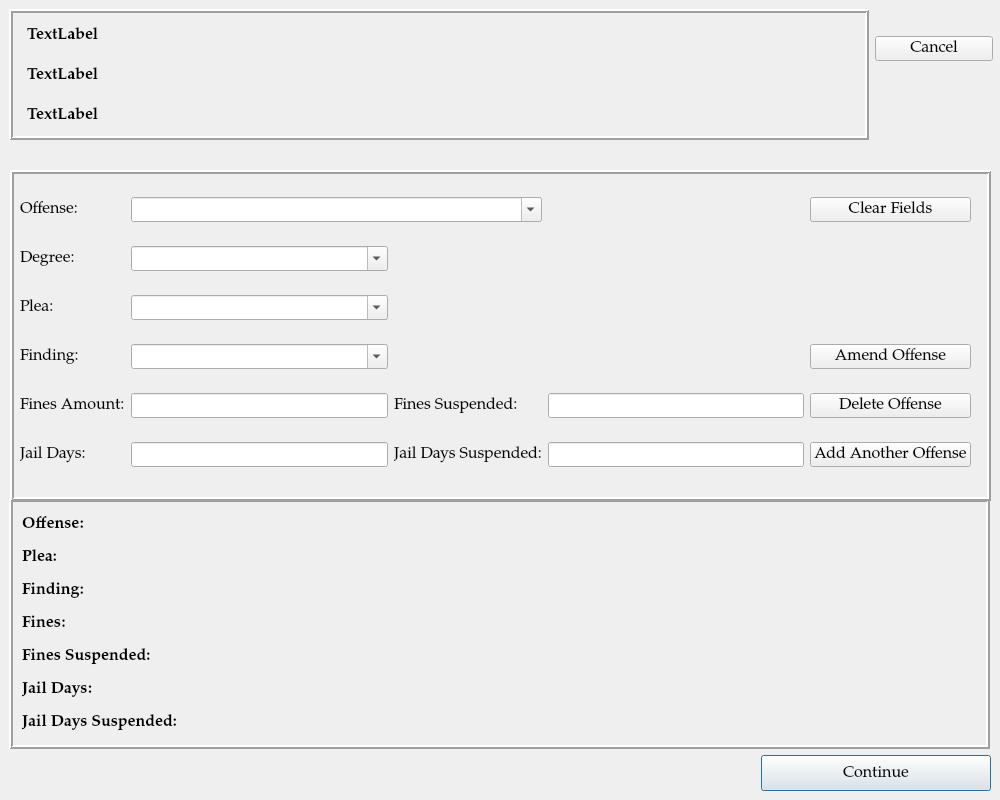
<?xml version="1.0" encoding="UTF-8"?>
<ui version="4.0">
 <class>SentencingDialog</class>
 <widget class="QDialog" name="SentencingDialog">
  <property name="geometry">
   <rect>
    <x>0</x>
    <y>0</y>
    <width>1000</width>
    <height>800</height>
   </rect>
  </property>
  <property name="sizePolicy">
   <sizepolicy hsizetype="Preferred" vsizetype="Preferred">
    <horstretch>0</horstretch>
    <verstretch>0</verstretch>
   </sizepolicy>
  </property>
  <property name="minimumSize">
   <size>
    <width>1000</width>
    <height>800</height>
   </size>
  </property>
  <property name="font">
   <font>
    <family>Palatino Linotype</family>
    <pointsize>12</pointsize>
   </font>
  </property>
  <property name="windowTitle">
   <string>Sentencing</string>
  </property>
  <widget class="QFrame" name="case_information_frame">
   <property name="geometry">
    <rect>
     <x>9</x>
     <y>9</y>
     <width>860</width>
     <height>131</height>
    </rect>
   </property>
   <property name="sizePolicy">
    <sizepolicy hsizetype="Preferred" vsizetype="Preferred">
     <horstretch>0</horstretch>
     <verstretch>0</verstretch>
    </sizepolicy>
   </property>
   <property name="maximumSize">
    <size>
     <width>1000</width>
     <height>800</height>
    </size>
   </property>
   <property name="cursor">
    <cursorShape>ArrowCursor</cursorShape>
   </property>
   <property name="frameShape">
    <enum>QFrame::Box</enum>
   </property>
   <property name="frameShadow">
    <enum>QFrame::Raised</enum>
   </property>
   <property name="lineWidth">
    <number>2</number>
   </property>
   <widget class="QLabel" name="defendant_name_label">
    <property name="geometry">
     <rect>
      <x>18</x>
      <y>53</y>
      <width>831</width>
      <height>27</height>
     </rect>
    </property>
    <property name="font">
     <font>
      <pointsize>12</pointsize>
      <weight>75</weight>
      <bold>true</bold>
     </font>
    </property>
    <property name="text">
     <string>TextLabel</string>
    </property>
   </widget>
   <widget class="QLabel" name="case_number_label">
    <property name="geometry">
     <rect>
      <x>18</x>
      <y>13</y>
      <width>831</width>
      <height>27</height>
     </rect>
    </property>
    <property name="font">
     <font>
      <pointsize>12</pointsize>
      <weight>75</weight>
      <bold>true</bold>
     </font>
    </property>
    <property name="text">
     <string>TextLabel</string>
    </property>
   </widget>
   <widget class="QLabel" name="defendant_attorney_name_label">
    <property name="geometry">
     <rect>
      <x>18</x>
      <y>93</y>
      <width>821</width>
      <height>27</height>
     </rect>
    </property>
    <property name="font">
     <font>
      <pointsize>12</pointsize>
      <weight>75</weight>
      <bold>true</bold>
     </font>
    </property>
    <property name="text">
     <string>TextLabel</string>
    </property>
   </widget>
  </widget>
  <widget class="QFrame" name="frame">
   <property name="geometry">
    <rect>
     <x>9</x>
     <y>498</y>
     <width>981</width>
     <height>251</height>
    </rect>
   </property>
   <property name="sizePolicy">
    <sizepolicy hsizetype="Preferred" vsizetype="Preferred">
     <horstretch>0</horstretch>
     <verstretch>0</verstretch>
    </sizepolicy>
   </property>
   <property name="minimumSize">
    <size>
     <width>0</width>
     <height>0</height>
    </size>
   </property>
   <property name="autoFillBackground">
    <bool>false</bool>
   </property>
   <property name="frameShape">
    <enum>QFrame::Box</enum>
   </property>
   <property name="frameShadow">
    <enum>QFrame::Raised</enum>
   </property>
   <property name="lineWidth">
    <number>2</number>
   </property>
   <layout class="QGridLayout" name="gridLayout_3">
    <item row="0" column="0">
     <widget class="QLabel" name="offense_label_1">
      <property name="font">
       <font>
        <weight>75</weight>
        <bold>true</bold>
       </font>
      </property>
      <property name="text">
       <string>Offense:</string>
      </property>
      <property name="wordWrap">
       <bool>true</bool>
      </property>
     </widget>
    </item>
    <item row="0" column="1" colspan="3">
     <widget class="QLabel" name="offense_1">
      <property name="text">
       <string/>
      </property>
      <property name="wordWrap">
       <bool>true</bool>
      </property>
     </widget>
    </item>
    <item row="1" column="0">
     <widget class="QLabel" name="plea_label_1">
      <property name="font">
       <font>
        <weight>75</weight>
        <bold>true</bold>
       </font>
      </property>
      <property name="text">
       <string>Plea:</string>
      </property>
     </widget>
    </item>
    <item row="1" column="1">
     <widget class="QLabel" name="plea_1">
      <property name="text">
       <string/>
      </property>
     </widget>
    </item>
    <item row="1" column="2">
     <widget class="QLabel" name="plea_2">
      <property name="text">
       <string/>
      </property>
     </widget>
    </item>
    <item row="1" column="3">
     <widget class="QLabel" name="plea_3">
      <property name="text">
       <string/>
      </property>
     </widget>
    </item>
    <item row="2" column="0">
     <widget class="QLabel" name="finding_label_1">
      <property name="font">
       <font>
        <weight>75</weight>
        <bold>true</bold>
       </font>
      </property>
      <property name="text">
       <string>Finding:</string>
      </property>
     </widget>
    </item>
    <item row="2" column="1">
     <widget class="QLabel" name="finding_1">
      <property name="text">
       <string/>
      </property>
     </widget>
    </item>
    <item row="2" column="2">
     <widget class="QLabel" name="finding_2">
      <property name="text">
       <string/>
      </property>
     </widget>
    </item>
    <item row="2" column="3">
     <widget class="QLabel" name="finding_3">
      <property name="text">
       <string/>
      </property>
     </widget>
    </item>
    <item row="3" column="0">
     <widget class="QLabel" name="label_9">
      <property name="font">
       <font>
        <weight>75</weight>
        <bold>true</bold>
       </font>
      </property>
      <property name="text">
       <string>Fines:</string>
      </property>
     </widget>
    </item>
    <item row="3" column="1">
     <widget class="QLabel" name="fines_1">
      <property name="text">
       <string/>
      </property>
     </widget>
    </item>
    <item row="3" column="2">
     <widget class="QLabel" name="fines_2">
      <property name="text">
       <string/>
      </property>
     </widget>
    </item>
    <item row="3" column="3">
     <widget class="QLabel" name="fines_3">
      <property name="text">
       <string/>
      </property>
     </widget>
    </item>
    <item row="4" column="0">
     <widget class="QLabel" name="label_10">
      <property name="font">
       <font>
        <weight>75</weight>
        <bold>true</bold>
       </font>
      </property>
      <property name="text">
       <string>Fines Suspended:</string>
      </property>
     </widget>
    </item>
    <item row="4" column="1">
     <widget class="QLabel" name="fines_suspended_1">
      <property name="text">
       <string/>
      </property>
     </widget>
    </item>
    <item row="4" column="2">
     <widget class="QLabel" name="fines_suspended_2">
      <property name="text">
       <string/>
      </property>
     </widget>
    </item>
    <item row="4" column="3">
     <widget class="QLabel" name="fines_suspended_3">
      <property name="text">
       <string/>
      </property>
     </widget>
    </item>
    <item row="5" column="0">
     <widget class="QLabel" name="label_11">
      <property name="font">
       <font>
        <weight>75</weight>
        <bold>true</bold>
       </font>
      </property>
      <property name="text">
       <string>Jail Days:</string>
      </property>
     </widget>
    </item>
    <item row="5" column="1">
     <widget class="QLabel" name="jail_days_1">
      <property name="text">
       <string/>
      </property>
     </widget>
    </item>
    <item row="5" column="2">
     <widget class="QLabel" name="jail_days_2">
      <property name="text">
       <string/>
      </property>
     </widget>
    </item>
    <item row="5" column="3">
     <widget class="QLabel" name="jail_days_3">
      <property name="text">
       <string/>
      </property>
     </widget>
    </item>
    <item row="6" column="0">
     <widget class="QLabel" name="label_12">
      <property name="font">
       <font>
        <weight>75</weight>
        <bold>true</bold>
       </font>
      </property>
      <property name="text">
       <string>Jail Days Suspended:</string>
      </property>
     </widget>
    </item>
    <item row="6" column="1">
     <widget class="QLabel" name="jail_days_suspended_1">
      <property name="text">
       <string/>
      </property>
     </widget>
    </item>
    <item row="6" column="2">
     <widget class="QLabel" name="jail_days_suspended_2">
      <property name="text">
       <string/>
      </property>
     </widget>
    </item>
    <item row="6" column="3">
     <widget class="QLabel" name="jail_days_suspended_3">
      <property name="text">
       <string/>
      </property>
     </widget>
    </item>
   </layout>
   <widget class="QLabel" name="offense_2">
    <property name="geometry">
     <rect>
      <x>231</x>
      <y>13</y>
      <width>141</width>
      <height>27</height>
     </rect>
    </property>
    <property name="text">
     <string/>
    </property>
    <property name="wordWrap">
     <bool>true</bool>
    </property>
   </widget>
   <widget class="QLabel" name="offense_3">
    <property name="geometry">
     <rect>
      <x>248</x>
      <y>13</y>
      <width>16</width>
      <height>27</height>
     </rect>
    </property>
    <property name="text">
     <string/>
    </property>
    <property name="wordWrap">
     <bool>true</bool>
    </property>
   </widget>
  </widget>
  <widget class="QPushButton" name="continueButton">
   <property name="geometry">
    <rect>
     <x>761</x>
     <y>755</y>
     <width>230</width>
     <height>36</height>
    </rect>
   </property>
   <property name="text">
    <string>Continue</string>
   </property>
  </widget>
  <widget class="QFrame" name="frame_2">
   <property name="geometry">
    <rect>
     <x>10</x>
     <y>170</y>
     <width>981</width>
     <height>331</height>
    </rect>
   </property>
   <property name="frameShape">
    <enum>QFrame::Box</enum>
   </property>
   <property name="frameShadow">
    <enum>QFrame::Raised</enum>
   </property>
   <property name="lineWidth">
    <number>2</number>
   </property>
   <property name="midLineWidth">
    <number>0</number>
   </property>
   <widget class="QWidget" name="layoutWidget">
    <property name="geometry">
     <rect>
      <x>10</x>
      <y>9</y>
      <width>951</width>
      <height>311</height>
     </rect>
    </property>
    <layout class="QGridLayout" name="gridLayout">
     <item row="1" column="0">
      <widget class="QLabel" name="label_2">
       <property name="text">
        <string>Degree:</string>
       </property>
      </widget>
     </item>
     <item row="5" column="3">
      <widget class="QLineEdit" name="jail_days_suspended"/>
     </item>
     <item row="4" column="2">
      <widget class="QLabel" name="label_6">
       <property name="text">
        <string>Fines Suspended:</string>
       </property>
      </widget>
     </item>
     <item row="5" column="0">
      <widget class="QLabel" name="label_7">
       <property name="text">
        <string>Jail Days:</string>
       </property>
      </widget>
     </item>
     <item row="1" column="1">
      <widget class="QComboBox" name="degree_choice_box">
       <property name="editable">
        <bool>true</bool>
       </property>
       <item>
        <property name="text">
         <string/>
        </property>
       </item>
       <item>
        <property name="text">
         <string>M1</string>
        </property>
       </item>
       <item>
        <property name="text">
         <string>M2</string>
        </property>
       </item>
       <item>
        <property name="text">
         <string>M3</string>
        </property>
       </item>
       <item>
        <property name="text">
         <string>M4</string>
        </property>
       </item>
       <item>
        <property name="text">
         <string>MM</string>
        </property>
       </item>
       <item>
        <property name="text">
         <string>UCM</string>
        </property>
       </item>
      </widget>
     </item>
     <item row="3" column="1">
      <widget class="QComboBox" name="finding_choice_box">
       <property name="editable">
        <bool>true</bool>
       </property>
       <item>
        <property name="text">
         <string/>
        </property>
       </item>
       <item>
        <property name="text">
         <string>Guilty</string>
        </property>
       </item>
       <item>
        <property name="text">
         <string>Not Guilty</string>
        </property>
       </item>
       <item>
        <property name="text">
         <string>Dismissed</string>
        </property>
       </item>
       <item>
        <property name="text">
         <string>Dismissed with conditions</string>
        </property>
       </item>
      </widget>
     </item>
     <item row="5" column="1">
      <widget class="QLineEdit" name="jail_days"/>
     </item>
     <item row="4" column="3">
      <widget class="QLineEdit" name="fines_suspended"/>
     </item>
     <item row="4" column="0">
      <widget class="QLabel" name="label_5">
       <property name="text">
        <string>Fines Amount:</string>
       </property>
      </widget>
     </item>
     <item row="3" column="0">
      <widget class="QLabel" name="label_4">
       <property name="text">
        <string>Finding:</string>
       </property>
      </widget>
     </item>
     <item row="2" column="0">
      <widget class="QLabel" name="label_3">
       <property name="text">
        <string>Plea:</string>
       </property>
      </widget>
     </item>
     <item row="5" column="2">
      <widget class="QLabel" name="label_8">
       <property name="text">
        <string>Jail Days Suspended:</string>
       </property>
      </widget>
     </item>
     <item row="0" column="1" colspan="2">
      <widget class="QComboBox" name="offense_choice_box">
       <property name="editable">
        <bool>true</bool>
       </property>
       <item>
        <property name="text">
         <string/>
        </property>
       </item>
       <item>
        <property name="text">
         <string>OVI - R.C. 4511.19(A)(1)(a)</string>
        </property>
       </item>
       <item>
        <property name="text">
         <string>OVI - R.C. 4511.19(A)(1)(b)</string>
        </property>
       </item>
       <item>
        <property name="text">
         <string>Failure to Control - R.C. 4511.202</string>
        </property>
       </item>
      </widget>
     </item>
     <item row="4" column="1">
      <widget class="QLineEdit" name="fines_amount"/>
     </item>
     <item row="0" column="0">
      <widget class="QLabel" name="label">
       <property name="text">
        <string>Offense:</string>
       </property>
      </widget>
     </item>
     <item row="2" column="1">
      <widget class="QComboBox" name="plea_choice_box">
       <property name="editable">
        <bool>true</bool>
       </property>
       <item>
        <property name="text">
         <string/>
        </property>
       </item>
       <item>
        <property name="text">
         <string>Not Guilty</string>
        </property>
       </item>
       <item>
        <property name="text">
         <string>No Contest</string>
        </property>
       </item>
       <item>
        <property name="text">
         <string>Guilty</string>
        </property>
       </item>
       <item>
        <property name="text">
         <string>No Plea - Dismissed</string>
        </property>
       </item>
      </widget>
     </item>
     <item row="0" column="4">
      <widget class="QPushButton" name="pushButton_2">
       <property name="text">
        <string>Clear Fields</string>
       </property>
      </widget>
     </item>
     <item row="5" column="4">
      <widget class="QPushButton" name="addOffenseButton">
       <property name="text">
        <string>Add Another Offense</string>
       </property>
      </widget>
     </item>
     <item row="4" column="4">
      <widget class="QPushButton" name="deleteOffenseButton">
       <property name="text">
        <string>Delete Offense</string>
       </property>
      </widget>
     </item>
     <item row="3" column="4">
      <widget class="QPushButton" name="amendOffenseButton">
       <property name="text">
        <string>Amend Offense</string>
       </property>
      </widget>
     </item>
    </layout>
   </widget>
  </widget>
  <widget class="QWidget" name="layoutWidget">
   <property name="geometry">
    <rect>
     <x>875</x>
     <y>9</y>
     <width>118</width>
     <height>80</height>
    </rect>
   </property>
   <layout class="QGridLayout" name="gridLayout_2">
    <item row="1" column="0">
     <widget class="QPushButton" name="pushButton_3">
      <property name="text">
       <string>Cancel</string>
      </property>
     </widget>
    </item>
   </layout>
  </widget>
 </widget>
 <tabstops>
  <tabstop>offense_choice_box</tabstop>
  <tabstop>degree_choice_box</tabstop>
  <tabstop>plea_choice_box</tabstop>
  <tabstop>finding_choice_box</tabstop>
  <tabstop>fines_amount</tabstop>
  <tabstop>fines_suspended</tabstop>
  <tabstop>jail_days</tabstop>
  <tabstop>jail_days_suspended</tabstop>
  <tabstop>continueButton</tabstop>
 </tabstops>
 <resources/>
 <connections>
  <connection>
   <sender>continueButton</sender>
   <signal>clicked()</signal>
   <receiver>SentencingDialog</receiver>
   <slot>proceed_to_ability_to_pay()</slot>
   <hints>
    <hint type="sourcelabel">
     <x>409</x>
     <y>526</y>
    </hint>
    <hint type="destinationlabel">
     <x>499</x>
     <y>444</y>
    </hint>
   </hints>
  </connection>
  <connection>
   <sender>continueButton</sender>
   <signal>released()</signal>
   <receiver>SentencingDialog</receiver>
   <slot>close_window()</slot>
   <hints>
    <hint type="sourcelabel">
     <x>438</x>
     <y>534</y>
    </hint>
    <hint type="destinationlabel">
     <x>528</x>
     <y>476</y>
    </hint>
   </hints>
  </connection>
  <connection>
   <sender>addOffenseButton</sender>
   <signal>clicked()</signal>
   <receiver>SentencingDialog</receiver>
   <slot>add_offense()</slot>
   <hints>
    <hint type="sourcelabel">
     <x>969</x>
     <y>473</y>
    </hint>
    <hint type="destinationlabel">
     <x>901</x>
     <y>410</y>
    </hint>
   </hints>
  </connection>
  <connection>
   <sender>addOffenseButton</sender>
   <signal>clicked()</signal>
   <receiver>offense_choice_box</receiver>
   <slot>clearEditText()</slot>
   <hints>
    <hint type="sourcelabel">
     <x>901</x>
     <y>458</y>
    </hint>
    <hint type="destinationlabel">
     <x>597</x>
     <y>196</y>
    </hint>
   </hints>
  </connection>
  <connection>
   <sender>addOffenseButton</sender>
   <signal>clicked()</signal>
   <receiver>degree_choice_box</receiver>
   <slot>clearEditText()</slot>
   <hints>
    <hint type="sourcelabel">
     <x>799</x>
     <y>447</y>
    </hint>
    <hint type="destinationlabel">
     <x>397</x>
     <y>261</y>
    </hint>
   </hints>
  </connection>
  <connection>
   <sender>addOffenseButton</sender>
   <signal>clicked()</signal>
   <receiver>plea_choice_box</receiver>
   <slot>clearEditText()</slot>
   <hints>
    <hint type="sourcelabel">
     <x>827</x>
     <y>464</y>
    </hint>
    <hint type="destinationlabel">
     <x>408</x>
     <y>308</y>
    </hint>
   </hints>
  </connection>
  <connection>
   <sender>addOffenseButton</sender>
   <signal>clicked()</signal>
   <receiver>finding_choice_box</receiver>
   <slot>clearEditText()</slot>
   <hints>
    <hint type="sourcelabel">
     <x>779</x>
     <y>465</y>
    </hint>
    <hint type="destinationlabel">
     <x>411</x>
     <y>365</y>
    </hint>
   </hints>
  </connection>
  <connection>
   <sender>addOffenseButton</sender>
   <signal>clicked()</signal>
   <receiver>fines_amount</receiver>
   <slot>clear()</slot>
   <hints>
    <hint type="sourcelabel">
     <x>944</x>
     <y>461</y>
    </hint>
    <hint type="destinationlabel">
     <x>423</x>
     <y>404</y>
    </hint>
   </hints>
  </connection>
  <connection>
   <sender>addOffenseButton</sender>
   <signal>clicked()</signal>
   <receiver>fines_suspended</receiver>
   <slot>clear()</slot>
   <hints>
    <hint type="sourcelabel">
     <x>959</x>
     <y>457</y>
    </hint>
    <hint type="destinationlabel">
     <x>729</x>
     <y>395</y>
    </hint>
   </hints>
  </connection>
  <connection>
   <sender>addOffenseButton</sender>
   <signal>clicked()</signal>
   <receiver>jail_days</receiver>
   <slot>clear()</slot>
   <hints>
    <hint type="sourcelabel">
     <x>848</x>
     <y>451</y>
    </hint>
    <hint type="destinationlabel">
     <x>414</x>
     <y>458</y>
    </hint>
   </hints>
  </connection>
  <connection>
   <sender>addOffenseButton</sender>
   <signal>clicked()</signal>
   <receiver>jail_days_suspended</receiver>
   <slot>clear()</slot>
   <hints>
    <hint type="sourcelabel">
     <x>853</x>
     <y>467</y>
    </hint>
    <hint type="destinationlabel">
     <x>747</x>
     <y>449</y>
    </hint>
   </hints>
  </connection>
  <connection>
   <sender>amendOffenseButton</sender>
   <signal>clicked()</signal>
   <receiver>SentencingDialog</receiver>
   <slot>amend_offense()</slot>
   <hints>
    <hint type="sourcelabel">
     <x>941</x>
     <y>348</y>
    </hint>
    <hint type="destinationlabel">
     <x>899</x>
     <y>123</y>
    </hint>
   </hints>
  </connection>
 </connections>
 <slots>
  <slot>proceed_to_ability_to_pay()</slot>
  <slot>close_window()</slot>
  <slot>add_offense()</slot>
  <slot>amend_offense()</slot>
 </slots>
</ui>
